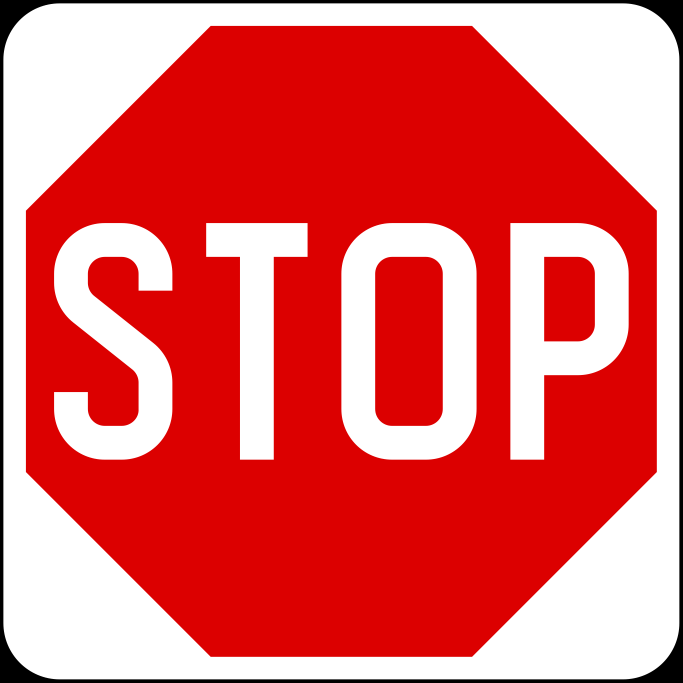
#> input picture MobileRobot_Lane_Sign_Detection/sample_signs/StopSign.png, 2048 x 2048 px (shown at 1/3 size)
$ python -i utlis.py   (imports and definitions only)
#> lines starting #> are read from the running program, lines starting #| are printed output that depends on the picture; after the words box and inside, x2 and y2 are one past the last pixel; in counts of white or black regions, pixels touching at a corner belong together
########## LIBRARIES ##########
import cv2 as cv
import numpy as np
import math
from imutils.perspective import four_point_transform
from imutils import contours
import imutils


########## PARAMETERS FOR TUNING ##########

### Tune Canny edge detection ###
desired_edge_number = 10

frame_shape = [320, 240]

### Tune range HSV for blue color of the traffic sign ###
lower_blue = np.array([85,100,70])
upper_blue = np.array([125,255,255])

### Tune range HSV for blue color of the traffic sign ###
lower_red = np.array([150,25,0])
upper_red = np.array([10,255,220])


########## HELPER FUNCTIONS ##########

### FOR LANE DETECTION ###

# Function to generate an adaptive low_threshold when applying Canny Edge Detection
def canny_adaptiveThresh(blurred_image, line_number):
    thresh = 0
    while True:
        thresh += 10
        canny_image = cv.Canny(blurred_image, thresh, thresh*3, None, 3) # high_threshold = low_threshold * 3
        contours, hierarchy = cv.findContours(canny_image.copy(), cv.RETR_EXTERNAL, cv.CHAIN_APPROX_NONE)
        number_lines = len(contours)
        if number_lines == 0:
            thresh == 0
            continue
        if number_lines <= line_number:
            break
    return canny_image

# Function to generate an adaptive threshold when apply Hough Line Transform on processed image
def houghLines_adaptiveThresh(processed_image):
    thresh = 200
    const = 0
    while const == 0:
        thresh -= 10
        hough_transform_lines = cv.HoughLines(processed_image, 1, np.pi / 180, thresh, None, 0, 0)
        pos = 0
        neg = 0
        if hough_transform_lines is None:
            continue
        if hough_transform_lines is not None:
            for i in range(len(hough_transform_lines)):
                if pos != 0 and neg != 0:
                    break
                if hough_transform_lines[i][0][0] > 0:
                    pos += 1
                if hough_transform_lines[i][0][0] < 0:
                    neg += 1
        if pos and neg != 0:
            break
    rho_max = 0
    rho_min = 0
    if len(hough_transform_lines) > 2:
        for i in range(len(hough_transform_lines)):
            if hough_transform_lines[i][0][0] > 0:
                if hough_transform_lines[i][0][0] > rho_max:
                    rho_max = hough_transform_lines[i][0][0]
                    index_rho_max = i
            else:
                if hough_transform_lines[i][0][0] < rho_min:
                    rho_min = hough_transform_lines[i][0][0]
                    index_rho_min = i
        filtered_hough_transform_lines = np.array([hough_transform_lines[index_rho_max], hough_transform_lines[index_rho_min]])
    else:
        filtered_hough_transform_lines = hough_transform_lines.copy()
    return filtered_hough_transform_lines

# Function to convert the input image to gray scale, apply blur, extract edges, and dilate the edged image
def image_processing(inputImage):
    gray = cv.cvtColor(inputImage, cv.COLOR_BGR2GRAY)
    blur = cv.GaussianBlur(gray, (3, 3), 0)
    canny = canny_adaptiveThresh(blur, desired_edge_number)
    dilate = cv.dilate(canny, (1, 1), iterations=3)
    return dilate

# Function to draw the lines on BGR image
def line_drawing(hough_transform_lines, image):
    for i in range(0, len(hough_transform_lines)):
        rho = hough_transform_lines[i][0][0]
        theta = hough_transform_lines[i][0][1]
        a = math.cos(theta)
        b = math.sin(theta)
        x0 = a * rho
        y0 = b * rho
        pt1 = (int(x0 + 1000*(-b)), int(y0 + 1000*(a)))
        pt2 = (int(x0 - 1000*(-b)), int(y0 - 1000*(a)))
        drawn_image = cv.line(image, pt1, pt2, (0, 255, 0), 3, cv.LINE_AA)
    return drawn_image

# For each line in line_drawn_BGR_cvtImg -> (theta, rho)
# rho = x*cos(theta) + y*sin(theta)
# line equation: Ax + By + C = 0
# A = cos(theta), B = sin(theta), C = -rho
def line_coefficients(line):
    A = math.cos(line[0][1])
    B = math.sin(line[0][1])
    C = -line[0][0]
    list_lineCoefficients = np.array([A, B, C])
    return list_lineCoefficients

# Get variables x, y of the bisector's line equation: Ax + By + C = 0 => x = (-C - By) / A
def bisector_point(bisector_coefficients, y):
    x = ((-bisector_coefficients[2])-(bisector_coefficients[1]*y))/bisector_coefficients[0]
    if x > frame_shape[0]:
        x = frame_shape[0]
    point = (int(x), int(y))
    return point

# Function to draw a midline in the input image
def midline_drawing(inputImage):
    # Process the input image
    processed_image = image_processing(inputImage.copy())

    # Hough Line Transform with self-built adaptive-threshold Hough Line Transform function
    hough_transform_lines = houghLines_adaptiveThresh(processed_image)

    # Draw the lines
    line_drawn_image = line_drawing(hough_transform_lines, inputImage.copy())

    # Get line equation's coefficients of drawn lines (Ax + By + C)
    line1_coefficients = line_coefficients(hough_transform_lines[0])
    line2_coefficients = line_coefficients(hough_transform_lines[1])

    # Get line equation's coefficients for the bisector line
    bisector_coefficients = line1_coefficients - line2_coefficients

    # Get two points lied on the bisector line
    bisector_point1 = bisector_point(bisector_coefficients, 0)
    bisector_point2 = bisector_point(bisector_coefficients, frame_shape[1])

    # Draw the bisector line
    midline_drawn_image = cv.line(line_drawn_image.copy(), bisector_point1, bisector_point2, (0,0,255), 4, cv.LINE_AA)

    return midline_drawn_image

# Function to get bisector points of two lanes on two sides
# [204 lines left out: functions get_midline_points, filter_midpoint, findTrafficSign, identifyTrafficSign, identifyTrafficSign_red, not called in this run]

>>> import cv2
>>> picture = cv2.imread('sample_signs/StopSign.png')
#> picture is the input picture: shape (2048, 2048, 3); mean B, G, R 100.8, 100.8, 228.3
>>> result = midline_drawing(picture)
#> in image_processing, `gray = cv.cvtColor(inputImage, cv.COLOR_BGR2GRAY)`:
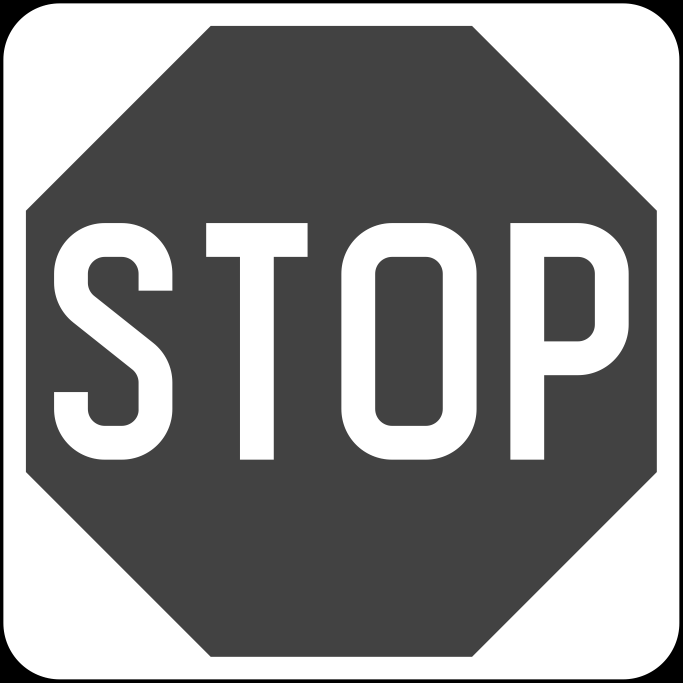
#> gray: shape (2048, 2048) (shown at 1/3 size); min 0, max 255, mean 139
#> the loop in canny_adaptiveThresh, `while True:` made 1 pass
#> number_lines on pass 1: 1
#> pass 1, in canny_adaptiveThresh, `canny_image = cv.Canny(blurred_image, thresh, thresh*3, None, 3)`:
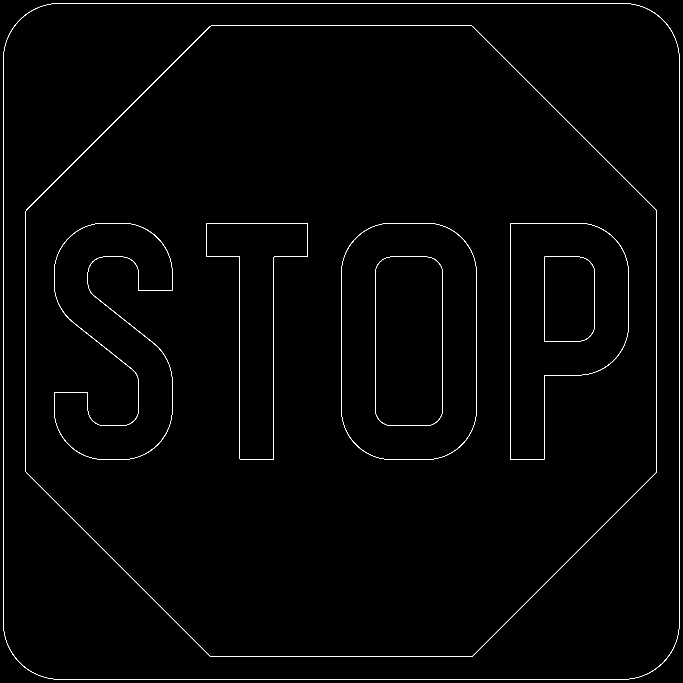
#> canny_image: shape (2048, 2048) (shown at 1/3 size); 0.65% white in thin lines or dots
#> after the loop in canny_adaptiveThresh, `while True:`: thresh = 10
#> in image_processing, `dilate = cv.dilate(canny, (1, 1), iterations=3)`:
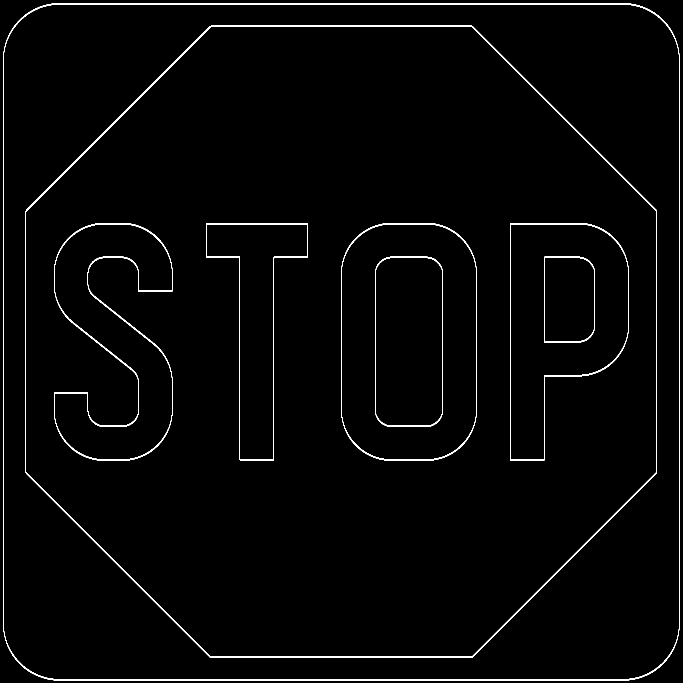
#> dilate: shape (2048, 2048) (shown at 1/3 size); 1.5% white; 8 white regions, largest, box (x1, y1, x2, y2) and area: (10, 10, 2039, 2042) 20170, (77, 77, 1971, 1974) 18926, (162, 669, 518, 1382) 8551
#> after the loop in houghLines_adaptiveThresh, `while const == 0:`: thresh = 190
#> the loop in houghLines_adaptiveThresh, `for i in range(len(hough_transform_lines)):` made 107 passes
#> (rho_min, index_rho_min) on passes 7, 92: (-945, 6), (-974, 91)
#> rho_max on passes 1, 2, 6, 9, 84: 13, 2038, 2394, 2396, 2398
#> after the loop in houghLines_adaptiveThresh, `for i in range(len(hough_transform_lines)):`: index_rho_max = 83; index_rho_min = 91; rho_max = 2398; rho_min = -974
#> in houghLines_adaptiveThresh, `filtered_hough_transform_lines = np.array([hough_transform_lines[index..`: filtered_hough_transform_lines = [[2398, 0.803], [-974, 2.37]]
#> the loop in line_drawing, `for i in range(0, len(hough_transform_lines)):` made 2 passes
#> (rho, theta, a, b, x0, y0, pt1, pt2) on passes 1 to 2: (2398, 0.803, 0.695, 0.719, 1665.8, 1725, (946, 2419), (2385, 1030)), (-974, 2.37, -0.719, 0.695, 700.6, -676.6, (5, -1395), (1395, 42))
#> in line_coefficients, `A = math.cos(line[0][1])`: A = 0.695
#> in line_coefficients, `B = math.sin(line[0][1])`: B = 0.719
#> in line_coefficients, `C = -line[0][0]`: C = -2398
#> in line_coefficients, `list_lineCoefficients = np.array([A, B, C])`: list_lineCoefficients = [0.695, 0.719, -2398]
#> in midline_drawing, `line2_coefficients = line_coefficients(hough_transform_lines[1])`: line2_coefficients = [-0.719, 0.695, 974]
#> in midline_drawing, `bisector_coefficients = line1_coefficients - line2_coefficients`: bisector_coefficients = [1.41, 0.0247, -3372]
#> in bisector_point, `x = ((-bisector_coefficients[2])-(bisector_coefficients[1]*y))/bisecto..`: x = 2384.7
#> in midline_drawing, `bisector_point1 = bisector_point(bisector_coefficients, 0)`: bisector_point1 = (320, 0)
#> in midline_drawing, `bisector_point2 = bisector_point(bisector_coefficients, frame_shape[1])`: bisector_point2 = (320, 240)

$ run again, on MobileRobot_Lane_Sign_Detection/sample_signs/TurnLeftSign.png
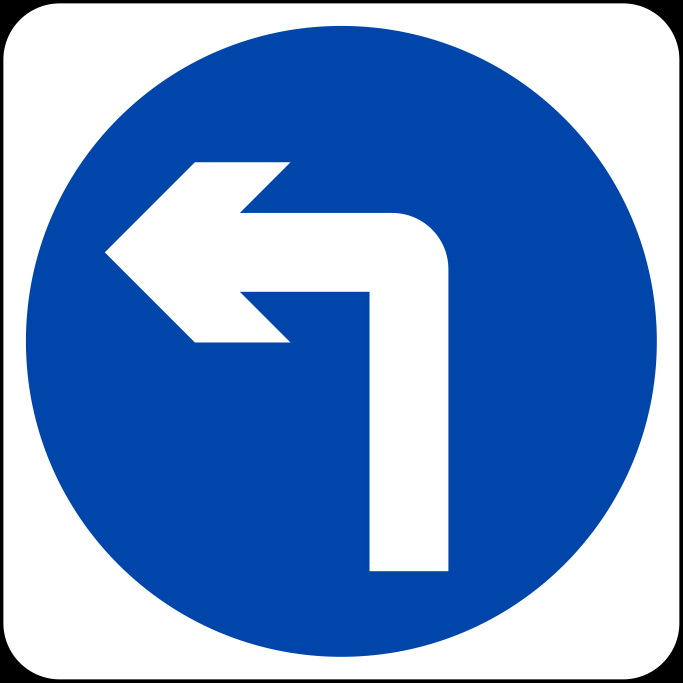
#> input picture MobileRobot_Lane_Sign_Detection/sample_signs/TurnLeftSign.png, 2048 x 2048 px (shown at 1/3 size)
#> picture is the input picture: shape (2048, 2048, 3); mean B, G, R 201.8, 146.9, 108.4
#> the loop in canny_adaptiveThresh, `while True:` made 1 pass
#> number_lines on pass 1: 1
#> pass 1, in canny_adaptiveThresh, `canny_image = cv.Canny(blurred_image, thresh, thresh*3, None, 3)`:
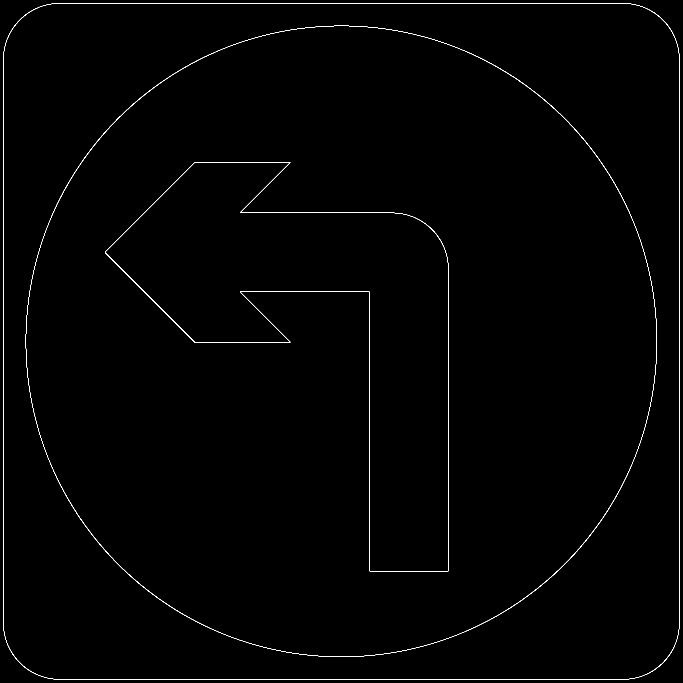
#> canny_image: shape (2048, 2048) (shown at 1/3 size); 0.48% white in thin lines or dots
#> after the loop in canny_adaptiveThresh, `while True:`: thresh = 10
#> in image_processing, `dilate = cv.dilate(canny, (1, 1), iterations=3)`:
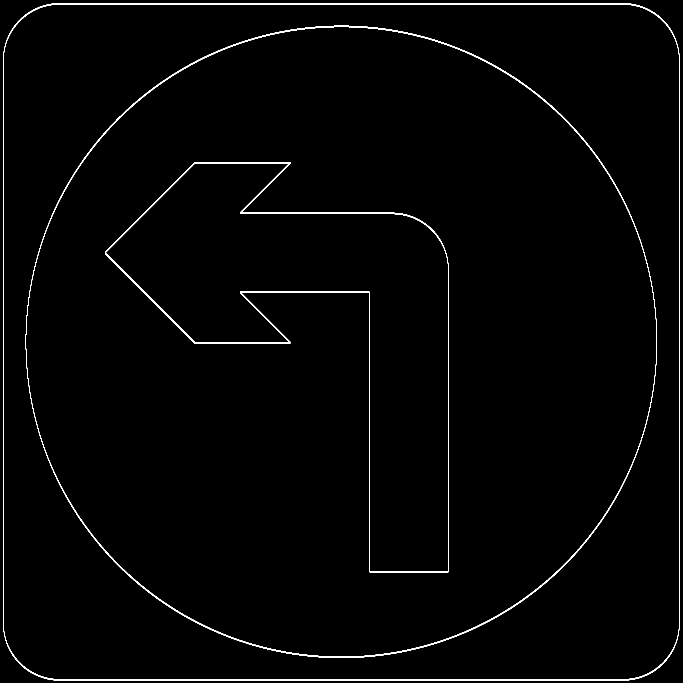
#> dilate: shape (2048, 2048) (shown at 1/3 size); 1.2% white; 3 white regions, box (x1, y1, x2, y2) and area: (10, 10, 2039, 2042) 20170, (77, 77, 1971, 1974) 18302, (315, 486, 1346, 1717) 13354
#> after the loop in houghLines_adaptiveThresh, `while const == 0:`: thresh = 190
#> the loop in houghLines_adaptiveThresh, `for i in range(len(hough_transform_lines)):` made 82 passes
#> rho_max on passes 1, 2, 23, 66: 13, 2038, 2069, 2394
#> after the loop in houghLines_adaptiveThresh, `for i in range(len(hough_transform_lines)):`: index_rho_max = 65; index_rho_min = 80; rho_max = 2394; rho_min = -52
#> filtered_hough_transform_lines = [[2394, 0.785], [-52, 1.69]]
#> the loop in line_drawing, `for i in range(0, len(hough_transform_lines)):` made 2 passes
#> (rho, theta, a, b, x0, y0, pt1, pt2) on passes 1 to 2: (2394, 0.785, 0.707, 0.707, 1692.8, 1692.8, (985, 2399), (2399, 985)), (-52, 1.69, -0.122, 0.993, 6.34, -51.61, (-986, -173), (998, 70))
#> A = 0.707
#> C = -2394
#> list_lineCoefficients = [0.707, 0.707, -2394]
#> line2_coefficients = [-0.122, 0.993, 52]
#> bisector_coefficients = [0.829, -0.285, -2446]
#> x = 2950.6
#> bisector_point1 = (320, 0)
#> bisector_point2 = (320, 240)

$ run again, on MobileRobot_Lane_Sign_Detection/sample_signs/TurnRightSign.png
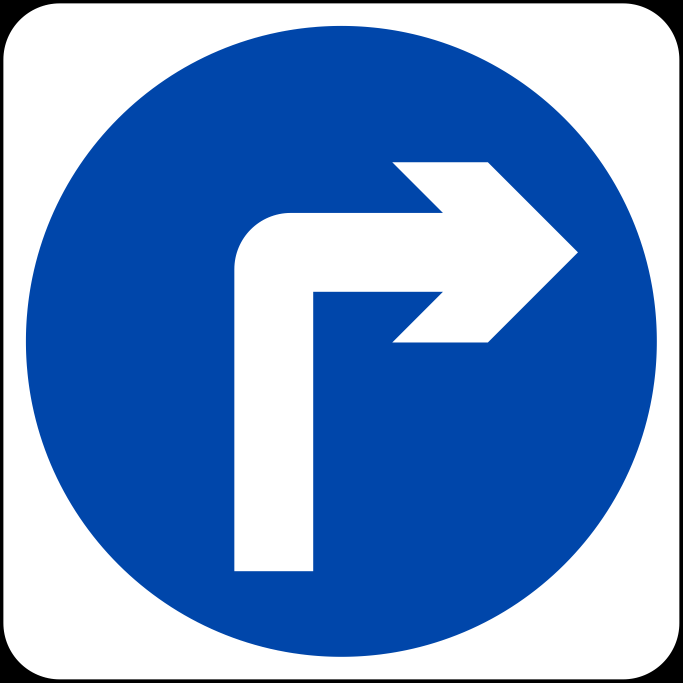
#> input picture MobileRobot_Lane_Sign_Detection/sample_signs/TurnRightSign.png, 2048 x 2048 px (shown at 1/3 size)
#> picture is the input picture: shape (2048, 2048, 3); mean B, G, R 201.8, 146.9, 108.4
#> the loop in canny_adaptiveThresh, `while True:` made 1 pass
#> number_lines on pass 1: 1
#> pass 1, in canny_adaptiveThresh, `canny_image = cv.Canny(blurred_image, thresh, thresh*3, None, 3)`:
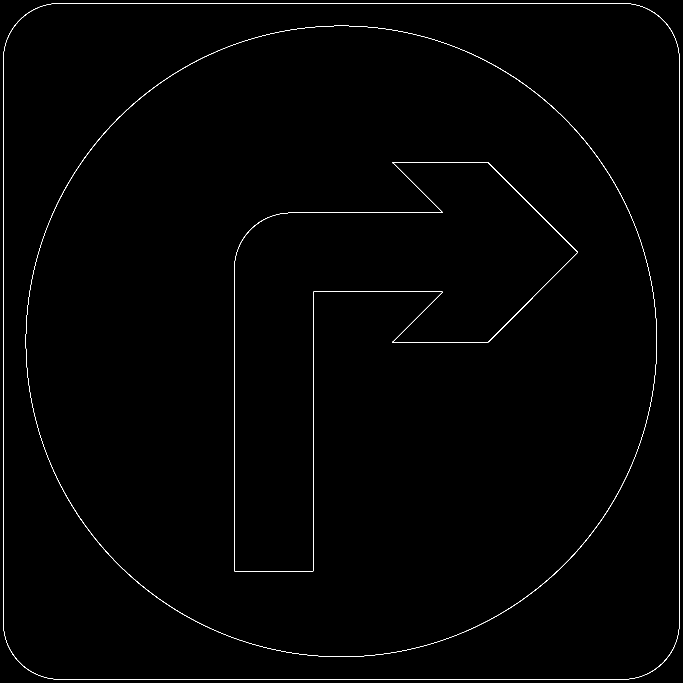
#> canny_image: shape (2048, 2048) (shown at 1/3 size); 0.48% white in thin lines or dots
#> after the loop in canny_adaptiveThresh, `while True:`: thresh = 10
#> in image_processing, `dilate = cv.dilate(canny, (1, 1), iterations=3)`:
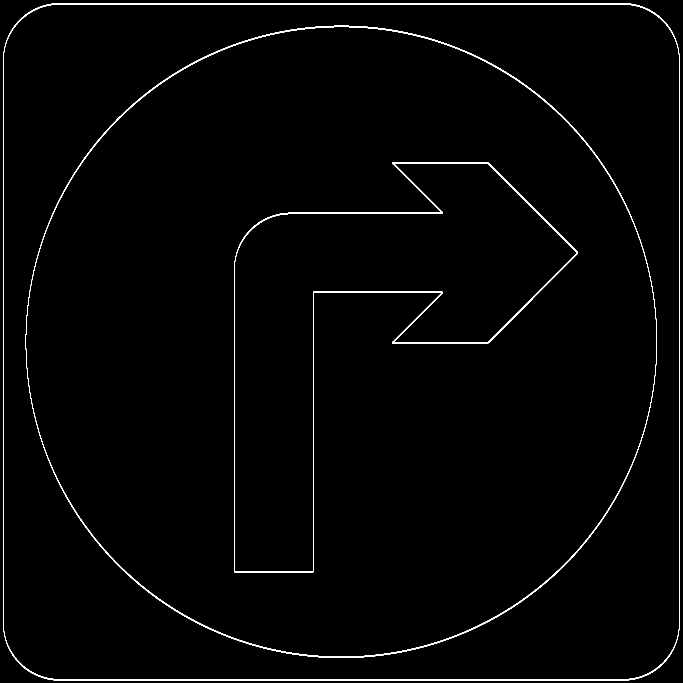
#> dilate: shape (2048, 2048) (shown at 1/3 size); 1.2% white; 3 white regions, box (x1, y1, x2, y2) and area: (10, 10, 2039, 2042) 20170, (77, 77, 1971, 1974) 18302, (703, 486, 1733, 1717) 13331
#> after the loop in houghLines_adaptiveThresh, `while const == 0:`: thresh = 190
#> the loop in houghLines_adaptiveThresh, `for i in range(len(hough_transform_lines)):` made 76 passes
#> (rho_min, index_rho_min) on passes 8, 56: (-689, 7), (-717, 55)
#> after the loop in houghLines_adaptiveThresh, `for i in range(len(hough_transform_lines)):`: index_rho_max = 57; index_rho_min = 55; rho_max = 2394; rho_min = -717
#> filtered_hough_transform_lines = [[2394, 0.785], [-717, 2.37]]
#> the loop in line_drawing, `for i in range(0, len(hough_transform_lines)):` made 2 passes
#> (rho, theta, a, b, x0, y0, pt1, pt2) on passes 1 to 2: (2394, 0.785, 0.707, 0.707, 1692.8, 1692.8, (985, 2399), (2399, 985)), (-717, 2.37, -0.719, 0.695, 515.8, -498.1, (-178, -1217), (1210, 221))
#> A = 0.707
#> C = -2394
#> list_lineCoefficients = [0.707, 0.707, -2394]
#> line2_coefficients = [-0.719, 0.695, 717]
#> bisector_coefficients = [1.43, 0.0124, -3111]
#> x = 2180.9
#> bisector_point1 = (320, 0)
#> bisector_point2 = (320, 240)
